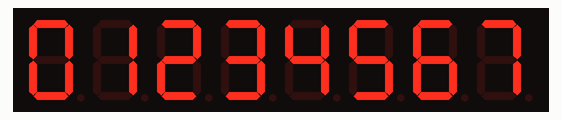
Simulated run of this sketch. Board: Arduino Uno, built with avr-gcc and run on an emulated ATmega328P. Parts: 8-digit seven-segment display. Wiring (inferred from the names in the program): MAX7219 LED driver: data pin 2; clock pin 4; CS pin 3.

Above: at 0.3 s.
At 1.3 s:
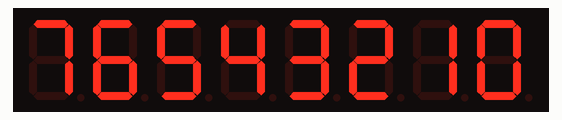

The sketch:

seven_seg_simple.ino
```cpp
/*  7 segment display MAX7219 dribver serial control
 Schematic: https://www.electronoobs.com/eng_arduino_tut54_sch1.php
 Code: https://www.electronoobs.com/eng_arduino_tut54_code1.php
*/

#define MAX7219_Data_IN 2
#define MAX7219_Chip_Select  3
#define MAX7219_Clock 4

byte adr = 0x08;
byte num = 0x00;
int i = 0;

void shift(byte send_to_address, byte send_this_data)
{
  digitalWrite(MAX7219_Chip_Select, LOW);
  shiftOut(MAX7219_Data_IN, MAX7219_Clock, MSBFIRST, send_to_address);
  shiftOut(MAX7219_Data_IN, MAX7219_Clock, MSBFIRST, send_this_data);
  digitalWrite(MAX7219_Chip_Select, HIGH);
}


void setup() {
  pinMode(MAX7219_Data_IN, OUTPUT);
  pinMode(MAX7219_Chip_Select, OUTPUT);
  pinMode(MAX7219_Clock, OUTPUT);
  digitalWrite(MAX7219_Clock, HIGH);
  delay(200);

  //Setup of MAX7219 chip
  shift(0x0f, 0x00); //display test register - test mode off
  shift(0x0c, 0x01); //shutdown register - normal operation
  shift(0x0b, 0x07); //scan limit register - display digits 0 thru 7
  shift(0x0a, 0x0f); //intensity register - max brightness
  shift(0x09, 0xff); //decode mode register - CodeB decode all digits

}

void loop() {

  //Data transfer
  shift(0x08, 0x00); //digit 7 (leftmost digit) data
  shift(0x07, 0x01);
  shift(0x06, 0x02);
  shift(0x05, 0x03);
  shift(0x04, 0x04);
  shift(0x03, 0x05);
  shift(0x02, 0x06);
  shift(0x01, 0x07); //digit 0 (rightmost digit) data
  delay(1000);
  shift(0x08, 0x07); //digit 7 (leftmost digit) data
  shift(0x07, 0x06);
  shift(0x06, 0x05);
  shift(0x05, 0x04);
  shift(0x04, 0x03);
  shift(0x03, 0x02);
  shift(0x02, 0x01);
  shift(0x01, 0x00); //digit 0 (rightmost digit) data
  delay(1000);


}
```

Measured:
- what the display in image 0 shows lasts 1.0 s, from 0.2 s to 1.2 s
